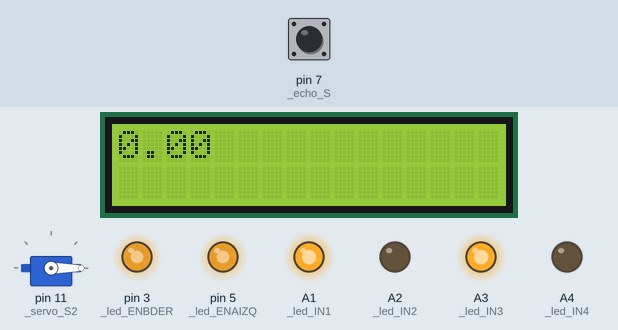
This sketch was run on a simulated Arduino Uno, built with avr-gcc and run on an emulated ATmega328P. Parts: 16×2 character LCD, servo, output pins drawn as LEDs (lit = HIGH). Inputs (shaded band) come from the test bench; at power-on: pin 7 (_echo_S) LOW. Pins used as bus, display or sensor lines are not drawn.

Above: at 10.3 s.
10.4 s: pin 7 (_echo_S) pulsed HIGH 5 times (0.12 s each, 0.3 s apart)
At 12.5 s:
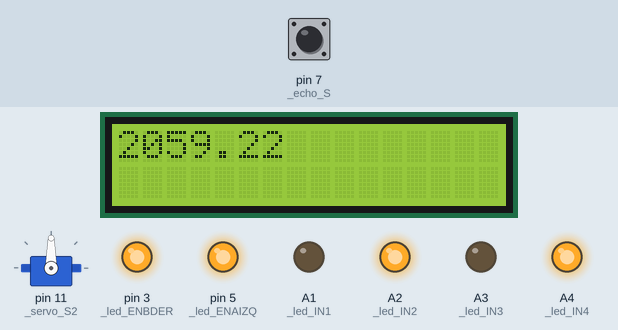
At 13.9 s:
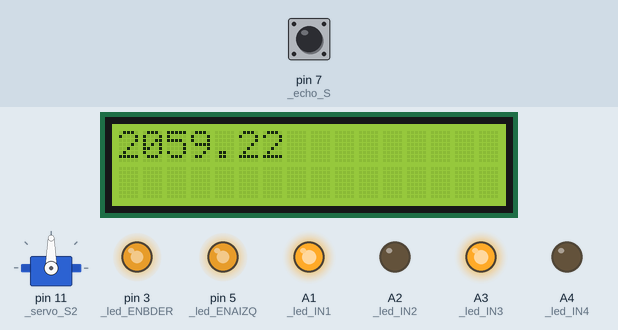
Timing chart, 0 to 20.2 s (numbered marks = the images above; inputs shaded):
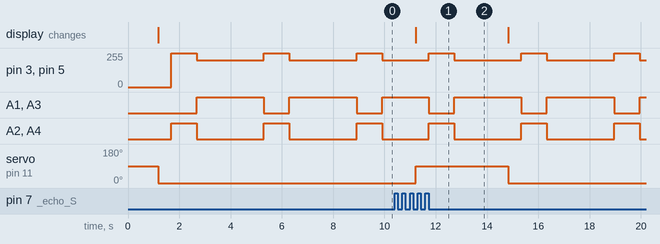

The sketch:

programaci_ntestmotores.ino.ino
```cpp
// This file is automatically generated by the Open Roberta Lab.

#include <math.h>
#include <Servo.h>
#include <LiquidCrystal.h>
//#include <RobertaFunctions.h>   // Open Roberta library

//RobertaFunctions rob;

double grados;
double distancia;
int _led_IN1 = A1;
int _led_IN2 = A2;
int _led_IN3 = A3;
int _led_IN4 = A4;
int _led_ENAIZQ = 5;
int _led_ENBDER = 3;
int _TMP36_S3 = A0;
Servo _servo_S2;
int _trigger_S = A5;
int _echo_S = 7;
double _signalToDistance = 0.03432/2;


LiquidCrystal _lcd_L2(13, 12, 10, 9, 4, 2);


double templm35(double tmp) {
    tmp = tmp * ( 500 / ((float) 1023) );
    return tmp;
}

void motorDobleTorcion(String direccion, double velocidadIzq, double velocidadDer, String orientacion) {
    if ( direccion == "adelante" ) {
        adelante();
        analogWrite(_led_ENAIZQ, velocidadIzq);
        analogWrite(_led_ENBDER, velocidadDer);
    } else if ( direccion == "atras" ) {
        atras();
        analogWrite(_led_ENAIZQ, velocidadIzq);
        analogWrite(_led_ENBDER, velocidadDer);
    }

}
void atras() {
    digitalWrite(A1, 0);
    digitalWrite(A2, 1);
    digitalWrite(A3, 0);
    digitalWrite(A4, 1);
}
void adelante() {
  digitalWrite(_led_IN1, 1);
  digitalWrite(_led_IN2, 0);
  digitalWrite(_led_IN3, 1);
  digitalWrite(_led_IN4, 0);
}

double _getUltrasonicDistance()
{
    digitalWrite(_trigger_S, LOW);
    delay(5);
    digitalWrite(_trigger_S, HIGH);
    delay(10);
    digitalWrite(_trigger_S, LOW);
    return pulseIn(_echo_S, HIGH)*_signalToDistance;
}

void setup()
{
    Serial.begin(9600);
    _lcd_L2.begin(16, 2);
    _servo_S2.attach(11);
    pinMode(_led_IN1, OUTPUT);
    pinMode(_led_IN2, OUTPUT);
    pinMode(_led_IN3, OUTPUT);
    pinMode(_led_IN4, OUTPUT);
    pinMode(_led_ENAIZQ, OUTPUT);
    pinMode(_led_ENBDER, OUTPUT);
    pinMode(_trigger_S, OUTPUT);
    pinMode(_echo_S, INPUT);
    grados = 0;
    distancia = 0;
}

void loop()
{
    distancia = _getUltrasonicDistance();
    delay(100);
    _lcd_L2.setCursor(0,0);
    _lcd_L2.print(distancia);
    if ( distancia >= 20 ) {
        _servo_S2.write(90);
        delay(500);
    } else if ( distancia < 20 ) {
        _servo_S2.write(0);
        delay(500);
    }
    motorDobleTorcion("atras", 255, 255, "izq");
  delay(1000);
  motorDobleTorcion("adelante", 200, 200, "izq");
  delay(1000);

}
```

Measured:
- after the input at 10.4 s, servo on pin 11 (_servo_S2): 0° → 90° after 0.82 s, → 0° 3.6 s later; the display: changes after 0.82 s (image 1)
- by itself, pin 3 (_led_ENBDER), pin 5 (_led_ENAIZQ): alternates 255/255 for 1.0 s and 200/255 for 2.6 s
- by itself, A1 (_led_IN1), A3 (_led_IN3): alternates HIGH for 2.6 s and LOW for 1.0 s
- by itself, A2 (_led_IN2), A4 (_led_IN4): alternates HIGH for 1.0 s and LOW for 2.6 s
